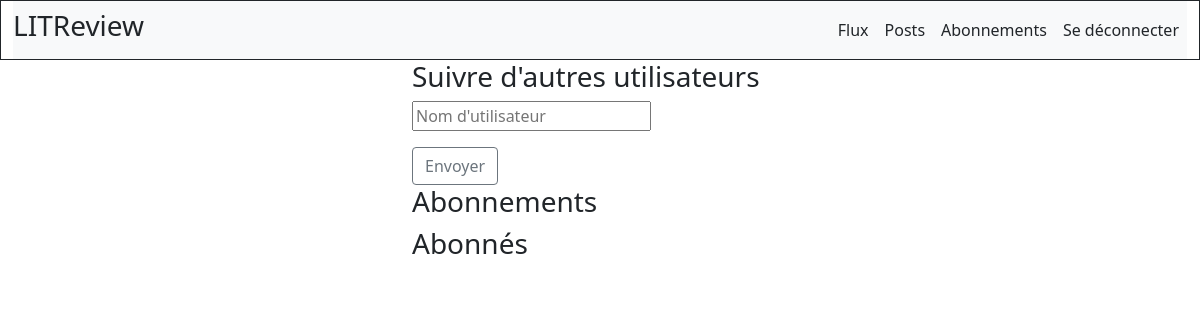
Before: /follow/ (signed in) with the older database file.
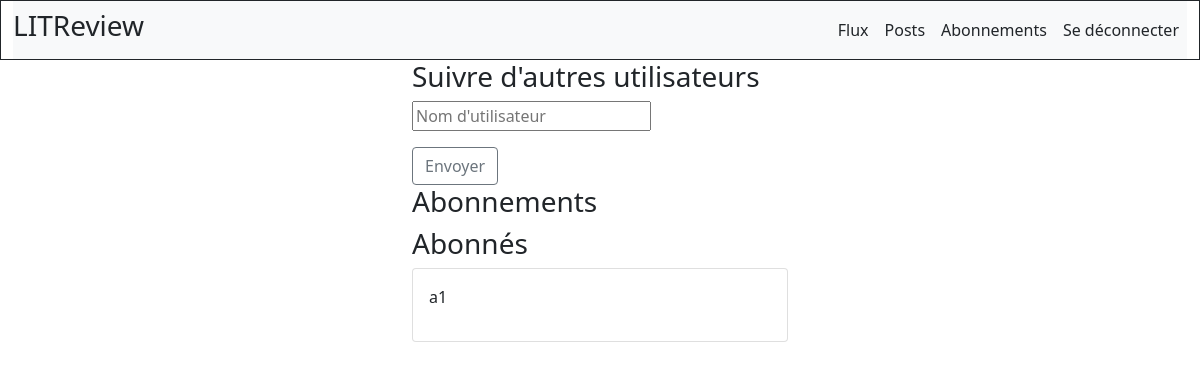
After: the same page with the newer database file.
### content/models.py (models this page shows)
class UserFollows(models.Model):
    abonnements = models.ForeignKey(
        to=settings.AUTH_USER_MODEL, on_delete=models.CASCADE, related_name='abonnements')
    abonnes = models.ForeignKey(
        to=settings.AUTH_USER_MODEL, on_delete=models.CASCADE, related_name='abonnes')
    class Meta:
        verbose_name_plural = 'User Follows'
        unique_together = ('abonnements', 'abonnes')

### accounts/models.py (models this page shows)
class User(AbstractUser):
	class Meta:
		abstract=False

### content/views.py (the view)
# urls.py: path('follow/', views.follow, name='follow'),
@login_required
def follow(request):
	abonnes = UserFollows.objects.filter(abonnes_id=request.user)
	abonnements = UserFollows.objects.filter(abonnements_id=request.user)
	if request.method == 'POST':
		user_form = UserFollowsForm(request.POST)
		if user_form.is_valid():
			user_form.save()
		return redirect('content:flux')
	else:
		user_form = UserFollowsForm()
	context = {
		'user_form': user_form,
		'abonnes': abonnes,
		'abonnements': abonnements,
	}
	return render(request, "content/follow.html", context)

### content/forms.py
class UserFollowsForm(forms.ModelForm):
	user = forms.CharField(label="", widget=forms.TextInput(attrs={'placeholder': "Nom d'utilisateur"}))
	class Meta:
		model = UserFollows
		fields = ['user']

### content/Templates/content/follow.html (shortened to what this page needs)
{% extends 'base.html' %}
{% block content_box_3 %}
  <div class="container col-md-4 justify-content-center">
   <h3>Suivre d'autres utilisateurs</h3>
     <div>
     <form method="post", action="">
         {{ user_form.as_p }}
         <button class="btn btn-outline-secondary">Envoyer</button>
     </form>
     </div>
    <h3>Abonnements</h3>
    <h3>Abonnés</h3>
      {% for abonnement in abonnements %}
          <div class="card">
              <div class="card-body">
                  <p class="card-text">{{ abonnement.abonnes }}</p>
              </div>
            </div>
      {% endfor %}
</div>
{% endblock content_box_3 %}

### LITReview/templates/base.html (shortened to what this page needs)
{% load static %}
<!DOCTYPE html>
<html lang="fr">
<head>
        <link href="https://cdn.jsdelivr.net/npm/bootstrap@5.1.3/dist/css/bootstrap.min.css" rel="stylesheet">
        <link rel="stylesheet" type="text/css" href="{% static 'css/style.css' %}">
</head>
<body>
    <div class="container-fluid border border-dark">
        <nav class="navbar navbar-expand-lg navbar-light bg-light">
            <h3 class="mx-auto" style="width: 1px;">LITReview</h3>
            {% if request.user.is_authenticated %}
                    <div class="collapse navbar-collapse" id="navbarText">
                          <ul class="navbar-nav ms-auto mb-2 mb-lg-0">
                            <li class="nav-item">
                              <a class="nav-link text-dark" href="{% url 'content:flux' %}">Flux</a>
                            </li>
                            <li class="nav-item">
                              <a class="nav-link text-dark" href="{% url 'content:posts' %}">Posts</a>
                            </li>
                            <li class="nav-item">
                              <a class="nav-link text-dark" href="{% url 'content:follow' %}">Abonnements</a>
                            </li>
                            <li class="nav-item">
                              <a class="nav-link text-dark" href="{% url 'accounts:logout' %}">Se déconnecter</a>
                            </li>
                          </ul>
                    </div>
            {% endif %}
        </nav>
    </div>
    <div id="box_2">
        {% block content_box_3 %}{% endblock content_box_3 %}
    </div>
</body>
</html>

Changed rows visible on the page:
added UserFollows: abonnes "a1"
